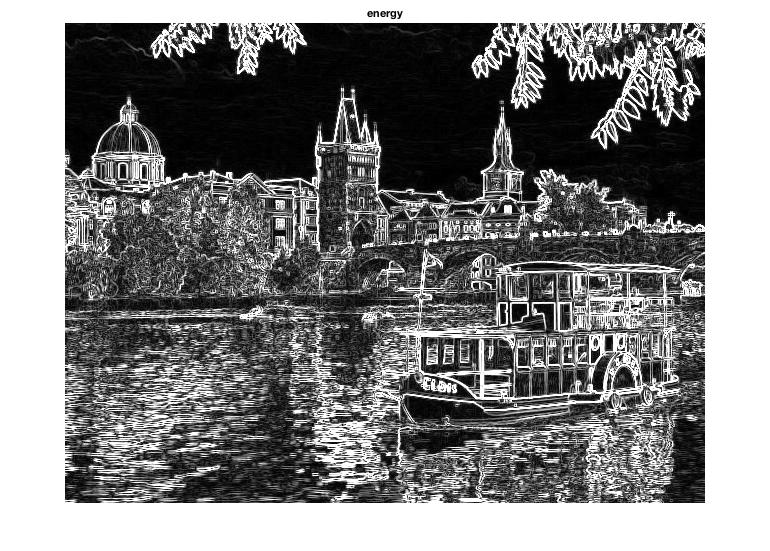
%> input picture energyimage.jpg, 770 x 551 px
$ octave --eval "result = energy_image(imread('energyimage.jpg'));"   (GNU Octave 9; MATLAB toolbox functions it lacks are replaced by stand-ins)
%> lines starting %> are read from the running program, lines starting %| are printed output that depends on the picture
function energyImage = energy_image(im)

G = rgb2gray(im);
[x,y] = imgradientxy(im2double(G), 'prewitt');
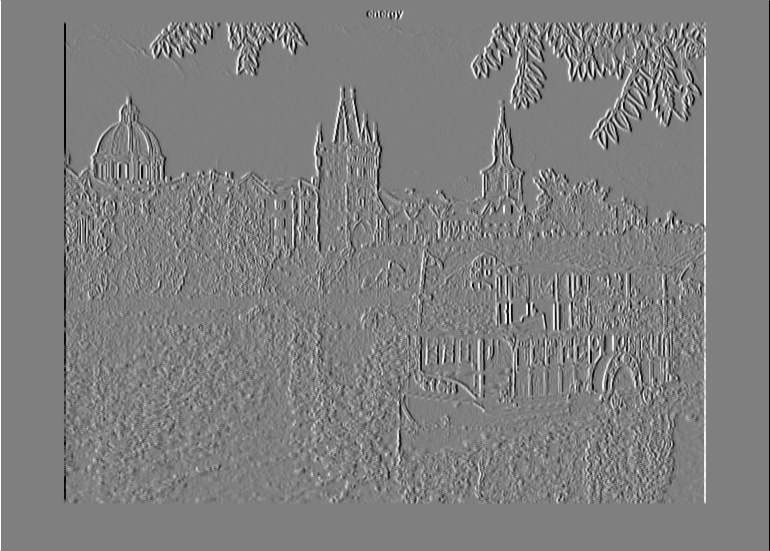
%> x: size 551x770 double; min -3, max 3, mean -8.06e-19; drawn with min black and max white
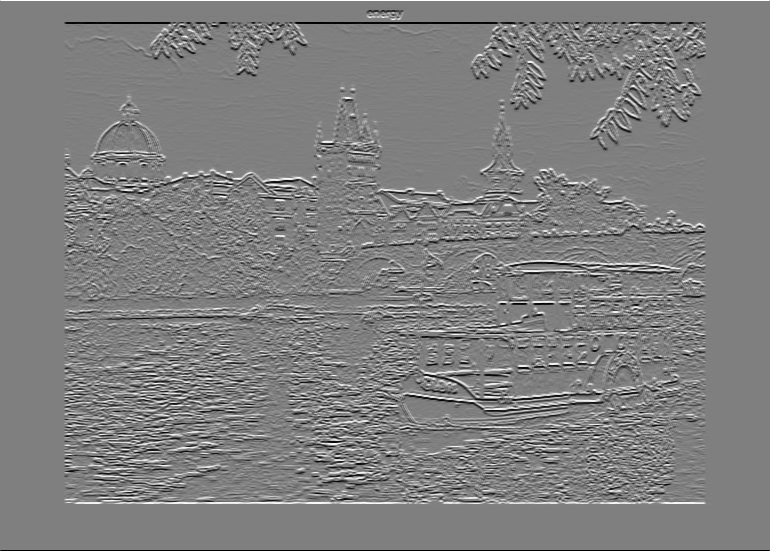
%> y: size 551x770 double; min -3, max 3, mean -1.07e-18; drawn with min black and max white
energyImage = sqrt((x.^2)+(y.^2));
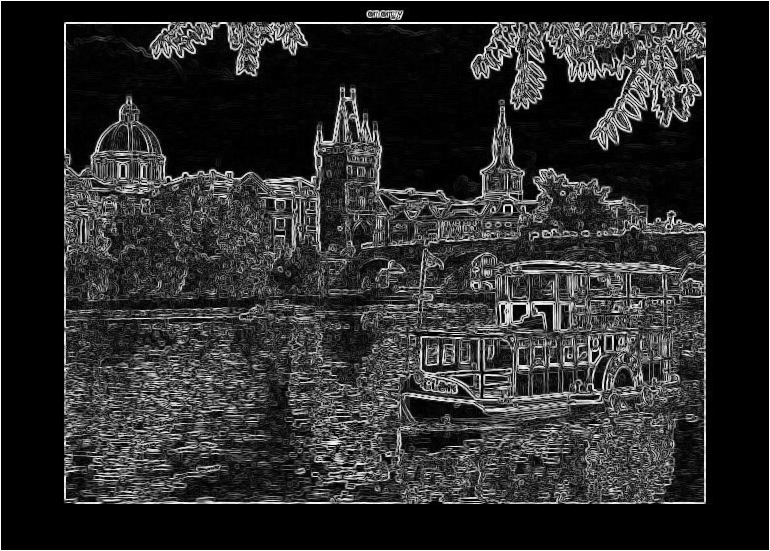
%> energyImage: size 551x770 double; min 0, max 3.01, mean 0.52; drawn with min black and max white

%figure;
%imshow(energyImage);
%title('prewitt');
end
